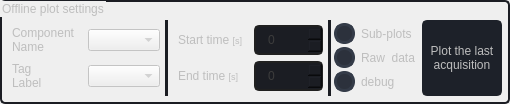
          <widget class="QGroupBox" name="groupBox_offline_plot">
           <property name="enabled">
            <bool>false</bool>
           </property>
           <property name="sizePolicy">
            <sizepolicy hsizetype="Expanding" vsizetype="Preferred">
             <horstretch>0</horstretch>
             <verstretch>0</verstretch>
            </sizepolicy>
           </property>
           <property name="minimumSize">
            <size>
             <width>480</width>
             <height>0</height>
            </size>
           </property>
           <property name="styleSheet">
            <string notr="true">QGroupBox {
	border-radius: 5px;
	border: 2px solid rgb(27, 29, 35);
}

QFrame {
	border-radius: 5px;
	border: 2px solid rgb(27, 29, 35);
}

QRadioButton::indicator {
    border: 3px solid rgb(52, 59, 72);
	width: 15px;
	height: 15px;
	border-radius: 10px;
    background: rgb(44, 49, 60);
}
QRadioButton::indicator:hover {
    border: 3px solid rgb(58, 66, 81);
}
QRadioButton::indicator:checked {
    background: 3px solid rgb(94, 106, 130);
	border: 3px solid rgb(52, 59, 72);	
}

QLineEdit {
	height: 25px;
	background-color: rgb(27, 29, 35);
	border-radius: 5px;
	border: 2px solid rgb(27, 29, 35);
	padding-left: 10px;
}
QLineEdit:hover {
	border: 2px solid rgb(64, 71, 88);
}
QLineEdit:focus {
	border: 2px solid rgb(91, 101, 124);
}
QLineEdit[text=&quot;&quot;]{
	color:rgb(90,90,90);
}

QLineEdit:disabled {
	color: rgb(60,60,60);
	background-color: rgb(60, 60, 60);
	border: 2px solid rgb(32, 32, 32);
}</string>
           </property>
           <property name="title">
            <string>Offline plot settings</string>
           </property>
           <layout class="QHBoxLayout" name="horizontalLayout_5">
            <property name="spacing">
             <number>1</number>
            </property>
            <property name="leftMargin">
             <number>1</number>
            </property>
            <property name="topMargin">
             <number>18</number>
            </property>
            <property name="rightMargin">
             <number>6</number>
            </property>
            <property name="bottomMargin">
             <number>6</number>
            </property>
            <item>
             <widget class="QFrame" name="frame_offline_1">
              <property name="sizePolicy">
               <sizepolicy hsizetype="Expanding" vsizetype="Preferred">
                <horstretch>0</horstretch>
                <verstretch>0</verstretch>
               </sizepolicy>
              </property>
              <property name="styleSheet">
               <string notr="true">border-color:transparent</string>
              </property>
              <property name="frameShape">
               <enum>QFrame::StyledPanel</enum>
              </property>
              <property name="frameShadow">
               <enum>QFrame::Raised</enum>
              </property>
              <layout class="QVBoxLayout" name="verticalLayout_4">
               <property name="spacing">
                <number>0</number>
               </property>
               <property name="leftMargin">
                <number>0</number>
               </property>
               <property name="topMargin">
                <number>0</number>
               </property>
               <property name="rightMargin">
                <number>0</number>
               </property>
               <property name="bottomMargin">
                <number>0</number>
               </property>
               <item>
                <widget class="QFrame" name="frame_2">
                 <property name="minimumSize">
                  <size>
                   <width>0</width>
                   <height>0</height>
                  </size>
                 </property>
                 <property name="frameShape">
                  <enum>QFrame::StyledPanel</enum>
                 </property>
                 <property name="frameShadow">
                  <enum>QFrame::Raised</enum>
                 </property>
                 <layout class="QHBoxLayout" name="horizontalLayout_2">
                  <property name="spacing">
                   <number>6</number>
                  </property>
                  <property name="leftMargin">
                   <number>0</number>
                  </property>
                  <property name="topMargin">
                   <number>0</number>
                  </property>
                  <property name="rightMargin">
                   <number>0</number>
                  </property>
                  <property name="bottomMargin">
                   <number>0</number>
                  </property>
                  <item>
                   <widget class="QLabel" name="label_time_window_2">
                    <property name="sizePolicy">
                     <sizepolicy hsizetype="Preferred" vsizetype="Preferred">
                      <horstretch>0</horstretch>
                      <verstretch>0</verstretch>
                     </sizepolicy>
                    </property>
                    <property name="minimumSize">
                     <size>
                      <width>75</width>
                      <height>0</height>
                     </size>
                    </property>
                    <property name="styleSheet">
                     <string notr="true">border-color:transparent</string>
                    </property>
                    <property name="text">
                     <string>&lt;!DOCTYPE HTML PUBLIC &quot;-//W3C//DTD HTML 4.0//EN&quot; &quot;http://www.w3.org/TR/REC-html40/strict.dtd&quot;&gt;
&lt;html&gt;&lt;head&gt;&lt;meta name=&quot;qrichtext&quot; content=&quot;1&quot; /&gt;&lt;meta charset=&quot;utf-8&quot; /&gt;&lt;style type=&quot;text/css&quot;&gt;
p, li { white-space: pre-wrap; }
hr { height: 1px; border-width: 0; }
li.unchecked::marker { content: &quot;\2610&quot;; }
li.checked::marker { content: &quot;\2612&quot;; }
&lt;/style&gt;&lt;/head&gt;&lt;body style=&quot; font-family:'Segoe UI'; font-size:9pt; font-weight:400; font-style:normal;&quot;&gt;
&lt;p style=&quot; margin-top:0px; margin-bottom:0px; margin-left:0px; margin-right:0px; -qt-block-indent:0; text-indent:0px;&quot;&gt;Component&lt;br /&gt;Name&lt;/p&gt;&lt;/body&gt;&lt;/html&gt;</string>
                    </property>
                    <property name="textFormat">
                     <enum>Qt::MarkdownText</enum>
                    </property>
                   </widget>
                  </item>
                  <item>
                   <widget class="QComboBox" name="sensor_names_combo">
                    <property name="sizePolicy">
                     <sizepolicy hsizetype="Expanding" vsizetype="Fixed">
                      <horstretch>0</horstretch>
                      <verstretch>0</verstretch>
                     </sizepolicy>
                    </property>
                    <property name="sizeAdjustPolicy">
                     <enum>QComboBox::AdjustToContents</enum>
                    </property>
                   </widget>
                  </item>
                 </layout>
                </widget>
               </item>
               <item>
                <widget class="QFrame" name="frame_3">
                 <property name="frameShape">
                  <enum>QFrame::StyledPanel</enum>
                 </property>
                 <property name="frameShadow">
                  <enum>QFrame::Raised</enum>
                 </property>
                 <layout class="QHBoxLayout" name="horizontalLayout_7">
                  <property name="leftMargin">
                   <number>0</number>
                  </property>
                  <property name="topMargin">
                   <number>0</number>
                  </property>
                  <property name="rightMargin">
                   <number>0</number>
                  </property>
                  <property name="bottomMargin">
                   <number>0</number>
                  </property>
                  <item>
                   <widget class="QLabel" name="label_time_window_3">
                    <property name="sizePolicy">
                     <sizepolicy hsizetype="Preferred" vsizetype="Preferred">
                      <horstretch>0</horstretch>
                      <verstretch>0</verstretch>
                     </sizepolicy>
                    </property>
                    <property name="minimumSize">
                     <size>
                      <width>75</width>
                      <height>0</height>
                     </size>
                    </property>
                    <property name="styleSheet">
                     <string notr="true">border-color:transparent</string>
                    </property>
                    <property name="text">
                     <string>&lt;!DOCTYPE HTML PUBLIC &quot;-//W3C//DTD HTML 4.0//EN&quot; &quot;http://www.w3.org/TR/REC-html40/strict.dtd&quot;&gt;
&lt;html&gt;&lt;head&gt;&lt;meta name=&quot;qrichtext&quot; content=&quot;1&quot; /&gt;&lt;meta charset=&quot;utf-8&quot; /&gt;&lt;style type=&quot;text/css&quot;&gt;
p, li { white-space: pre-wrap; }
hr { height: 1px; border-width: 0; }
li.unchecked::marker { content: &quot;\2610&quot;; }
li.checked::marker { content: &quot;\2612&quot;; }
&lt;/style&gt;&lt;/head&gt;&lt;body style=&quot; font-family:'Segoe UI'; font-size:9pt; font-weight:400; font-style:normal;&quot;&gt;
&lt;p style=&quot; margin-top:0px; margin-bottom:0px; margin-left:0px; margin-right:0px; -qt-block-indent:0; text-indent:0px;&quot;&gt;Tag&lt;br /&gt;Label&lt;/p&gt;&lt;/body&gt;&lt;/html&gt;</string>
                    </property>
                    <property name="textFormat">
                     <enum>Qt::MarkdownText</enum>
                    </property>
                   </widget>
                  </item>
                  <item>
                   <widget class="QComboBox" name="tags_label_combo">
                    <property name="sizePolicy">
                     <sizepolicy hsizetype="Expanding" vsizetype="Fixed">
                      <horstretch>0</horstretch>
                      <verstretch>0</verstretch>
                     </sizepolicy>
                    </property>
                    <property name="currentText">
                     <string/>
                    </property>
                    <property name="sizeAdjustPolicy">
                     <enum>QComboBox::AdjustToContents</enum>
                    </property>
                   </widget>
                  </item>
                 </layout>
                </widget>
               </item>
              </layout>
             </widget>
            </item>
            <item>
             <widget class="Line" name="line">
              <property name="styleSheet">
               <string notr="true">Line {
	border-radius: 5px;
	border: 2px solid rgb(27, 29, 35);
}</string>
              </property>
              <property name="orientation">
               <enum>Qt::Vertical</enum>
              </property>
             </widget>
            </item>
            <item>
             <widget class="QFrame" name="frame_offline_2">
              <property name="sizePolicy">
               <sizepolicy hsizetype="Expanding" vsizetype="Preferred">
                <horstretch>0</horstretch>
                <verstretch>0</verstretch>
               </sizepolicy>
              </property>
              <property name="styleSheet">
               <string notr="true">border-color:transparent;</string>
              </property>
              <property name="frameShape">
               <enum>QFrame::StyledPanel</enum>
              </property>
              <property name="frameShadow">
               <enum>QFrame::Raised</enum>
              </property>
              <layout class="QVBoxLayout" name="verticalLayout_5">
               <property name="spacing">
                <number>0</number>
               </property>
               <property name="leftMargin">
                <number>0</number>
               </property>
               <property name="topMargin">
                <number>0</number>
               </property>
               <property name="rightMargin">
                <number>0</number>
               </property>
               <property name="bottomMargin">
                <number>0</number>
               </property>
               <item>
                <widget class="QFrame" name="frame_offline_21">
                 <property name="sizePolicy">
                  <sizepolicy hsizetype="Expanding" vsizetype="Preferred">
                   <horstretch>0</horstretch>
                   <verstretch>0</verstretch>
                  </sizepolicy>
                 </property>
                 <property name="frameShape">
                  <enum>QFrame::StyledPanel</enum>
                 </property>
                 <property name="frameShadow">
                  <enum>QFrame::Raised</enum>
                 </property>
                 <layout class="QHBoxLayout" name="horizontalLayout_3">
                  <property name="leftMargin">
                   <number>0</number>
                  </property>
                  <property name="topMargin">
                   <number>0</number>
                  </property>
                  <property name="rightMargin">
                   <number>0</number>
                  </property>
                  <property name="bottomMargin">
                   <number>0</number>
                  </property>
                  <item>
                   <widget class="QLabel" name="st_label">
                    <property name="sizePolicy">
                     <sizepolicy hsizetype="Preferred" vsizetype="Minimum">
                      <horstretch>0</horstretch>
                      <verstretch>0</verstretch>
                     </sizepolicy>
                    </property>
                    <property name="minimumSize">
                     <size>
                      <width>75</width>
                      <height>30</height>
                     </size>
                    </property>
                    <property name="maximumSize">
                     <size>
                      <width>16777215</width>
                      <height>16777215</height>
                     </size>
                    </property>
                    <property name="text">
                     <string>&lt;html&gt;&lt;head/&gt;&lt;body&gt;&lt;p&gt;Start time &lt;span style=&quot; font-size:7pt;&quot;&gt;[s]&lt;/span&gt;&lt;/p&gt;&lt;/body&gt;&lt;/html&gt;</string>
                    </property>
                    <property name="textFormat">
                     <enum>Qt::MarkdownText</enum>
                    </property>
                   </widget>
                  </item>
                  <item>
                   <widget class="QSpinBox" name="st_spinbox">
                    <property name="enabled">
                     <bool>false</bool>
                    </property>
                    <property name="sizePolicy">
                     <sizepolicy hsizetype="Expanding" vsizetype="Fixed">
                      <horstretch>0</horstretch>
                      <verstretch>0</verstretch>
                     </sizepolicy>
                    </property>
                    <property name="minimumSize">
                     <size>
                      <width>0</width>
                      <height>30</height>
                     </size>
                    </property>
                    <property name="styleSheet">
                     <string notr="true">QSpinBox {
    color: rgb(255,255,255);
    background-color: rgb(27, 29, 35);
    border-radius: 5px;
    border: 2px solid rgb(27, 29, 35);
    padding-left: 10px;
}
QSpinBox:hover {
    border: 2px solid rgb(58, 66, 81);
}
QSpinBox:focus {
    border: 2px solid rgb(91, 101, 124);
}
QSpinBox:disabled {
    color: rgb(60,60,60);
	border: 2px solid rgb(32, 32, 32);
}
</string>
                    </property>
                    <property name="maximum">
                     <number>10000</number>
                    </property>
                    <property name="stepType">
                     <enum>QAbstractSpinBox::AdaptiveDecimalStepType</enum>
                    </property>
                   </widget>
                  </item>
                 </layout>
                </widget>
               </item>
               <item>
                <widget class="QFrame" name="frame_offline_22">
                 <property name="sizePolicy">
                  <sizepolicy hsizetype="Expanding" vsizetype="Preferred">
                   <horstretch>0</horstretch>
                   <verstretch>0</verstretch>
                  </sizepolicy>
                 </property>
                 <property name="frameShape">
                  <enum>QFrame::StyledPanel</enum>
                 </property>
                 <property name="frameShadow">
                  <enum>QFrame::Raised</enum>
                 </property>
                 <layout class="QHBoxLayout" name="horizontalLayout_6">
                  <property name="leftMargin">
                   <number>0</number>
                  </property>
                  <property name="topMargin">
                   <number>0</number>
                  </property>
                  <property name="rightMargin">
                   <number>0</number>
                  </property>
                  <property name="bottomMargin">
                   <number>0</number>
                  </property>
                  <item>
                   <widget class="QLabel" name="et_label">
                    <property name="sizePolicy">
                     <sizepolicy hsizetype="Preferred" vsizetype="Minimum">
                      <horstretch>0</horstretch>
                      <verstretch>0</verstretch>
                     </sizepolicy>
                    </property>
                    <property name="minimumSize">
                     <size>
                      <width>75</width>
                      <height>30</height>
                     </size>
                    </property>
                    <property name="text">
                     <string>&lt;html&gt;&lt;head/&gt;&lt;body&gt;&lt;p&gt;End time &lt;span style=&quot; font-size:7pt;&quot;&gt;[s]&lt;/span&gt;&lt;/p&gt;&lt;/body&gt;&lt;/html&gt;</string>
                    </property>
                    <property name="textFormat">
                     <enum>Qt::MarkdownText</enum>
                    </property>
                   </widget>
                  </item>
                  <item>
                   <widget class="QSpinBox" name="et_spinbox">
                    <property name="enabled">
                     <bool>false</bool>
                    </property>
                    <property name="sizePolicy">
                     <sizepolicy hsizetype="Expanding" vsizetype="Fixed">
                      <horstretch>0</horstretch>
                      <verstretch>0</verstretch>
                     </sizepolicy>
                    </property>
                    <property name="minimumSize">
                     <size>
                      <width>0</width>
                      <height>30</height>
                     </size>
                    </property>
                    <property name="styleSheet">
                     <string notr="true">QSpinBox {
    color: rgb(255,255,255);
    background-color: rgb(27, 29, 35);
    border-radius: 5px;
    border: 2px solid rgb(27, 29, 35);
    padding-left: 10px;
}
QSpinBox:hover {
    border: 2px solid rgb(58, 66, 81);
}
QSpinBox:focus {
    border: 2px solid rgb(91, 101, 124);
}
QSpinBox:disabled {
    color: rgb(60,60,60);
	border: 2px solid rgb(32, 32, 32);
}
</string>
                    </property>
                    <property name="minimum">
                     <number>-1</number>
                    </property>
                    <property name="maximum">
                     <number>10000</number>
                    </property>
                    <property name="stepType">
                     <enum>QAbstractSpinBox::AdaptiveDecimalStepType</enum>
                    </property>
                    <property name="value">
                     <number>0</number>
                    </property>
                   </widget>
                  </item>
                 </layout>
                </widget>
               </item>
              </layout>
             </widget>
            </item>
            <item>
             <widget class="Line" name="line_2">
              <property name="orientation">
               <enum>Qt::Vertical</enum>
              </property>
             </widget>
            </item>
            <item>
             <widget class="QFrame" name="frame_offline_3">
              <property name="sizePolicy">
               <sizepolicy hsizetype="Preferred" vsizetype="Preferred">
                <horstretch>0</horstretch>
                <verstretch>0</verstretch>
               </sizepolicy>
              </property>
              <property name="styleSheet">
               <string notr="true">border-color:transparent</string>
              </property>
              <property name="frameShape">
               <enum>QFrame::StyledPanel</enum>
              </property>
              <property name="frameShadow">
               <enum>QFrame::Raised</enum>
              </property>
              <layout class="QVBoxLayout" name="verticalLayout_8">
               <property name="spacing">
                <number>2</number>
               </property>
               <property name="leftMargin">
                <number>0</number>
               </property>
               <property name="topMargin">
                <number>0</number>
               </property>
               <property name="rightMargin">
                <number>3</number>
               </property>
               <property name="bottomMargin">
                <number>0</number>
               </property>
               <item>
                <widget class="QRadioButton" name="sub_plots_radio">
                 <property name="sizePolicy">
                  <sizepolicy hsizetype="Preferred" vsizetype="Fixed">
                   <horstretch>0</horstretch>
                   <verstretch>0</verstretch>
                  </sizepolicy>
                 </property>
                 <property name="text">
                  <string>Sub-plots</string>
                 </property>
                 <property name="autoExclusive">
                  <bool>false</bool>
                 </property>
                </widget>
               </item>
               <item>
                <widget class="QRadioButton" name="raw_data_radio">
                 <property name="sizePolicy">
                  <sizepolicy hsizetype="Preferred" vsizetype="Fixed">
                   <horstretch>0</horstretch>
                   <verstretch>0</verstretch>
                  </sizepolicy>
                 </property>
                 <property name="text">
                  <string>Raw  data</string>
                 </property>
                 <property name="autoExclusive">
                  <bool>false</bool>
                 </property>
                </widget>
               </item>
               <item>
                <widget class="QRadioButton" name="debug_radio">
                 <property name="sizePolicy">
                  <sizepolicy hsizetype="Preferred" vsizetype="Fixed">
                   <horstretch>0</horstretch>
                   <verstretch>0</verstretch>
                  </sizepolicy>
                 </property>
                 <property name="text">
                  <string>debug</string>
                 </property>
                </widget>
               </item>
              </layout>
             </widget>
            </item>
            <item>
             <widget class="QPushButton" name="offline_plot_button">
              <property name="enabled">
               <bool>false</bool>
              </property>
              <property name="sizePolicy">
               <sizepolicy hsizetype="Preferred" vsizetype="Preferred">
                <horstretch>0</horstretch>
                <verstretch>0</verstretch>
               </sizepolicy>
              </property>
              <property name="minimumSize">
               <size>
                <width>80</width>
                <height>55</height>
               </size>
              </property>
              <property name="styleSheet">
               <string notr="true">QPushButton {
	border: 2px solid rgb(51, 71, 51);
	border-radius: 5px;	
	background-color: rgb(51, 71, 51);
	font: 700 9pt &quot;Segoe UI&quot;;
}
QPushButton:hover {
	background-color: rgb(57, 81, 57);
	border: 2px solid rgb(61, 87, 61);
}
QPushButton:pressed {	
	background-color: rgb(34, 48, 34);
	border: 2px solid rgb(42, 60, 42);
}
QPushButton:disabled {
	background-color: rgb(29,33,41);
	border: 2px solid rgb(29,33,41);
}</string>
              </property>
              <property name="text">
               <string>Plot the last
acquisition</string>
              </property>
             </widget>
            </item>
           </layout>
          </widget>
